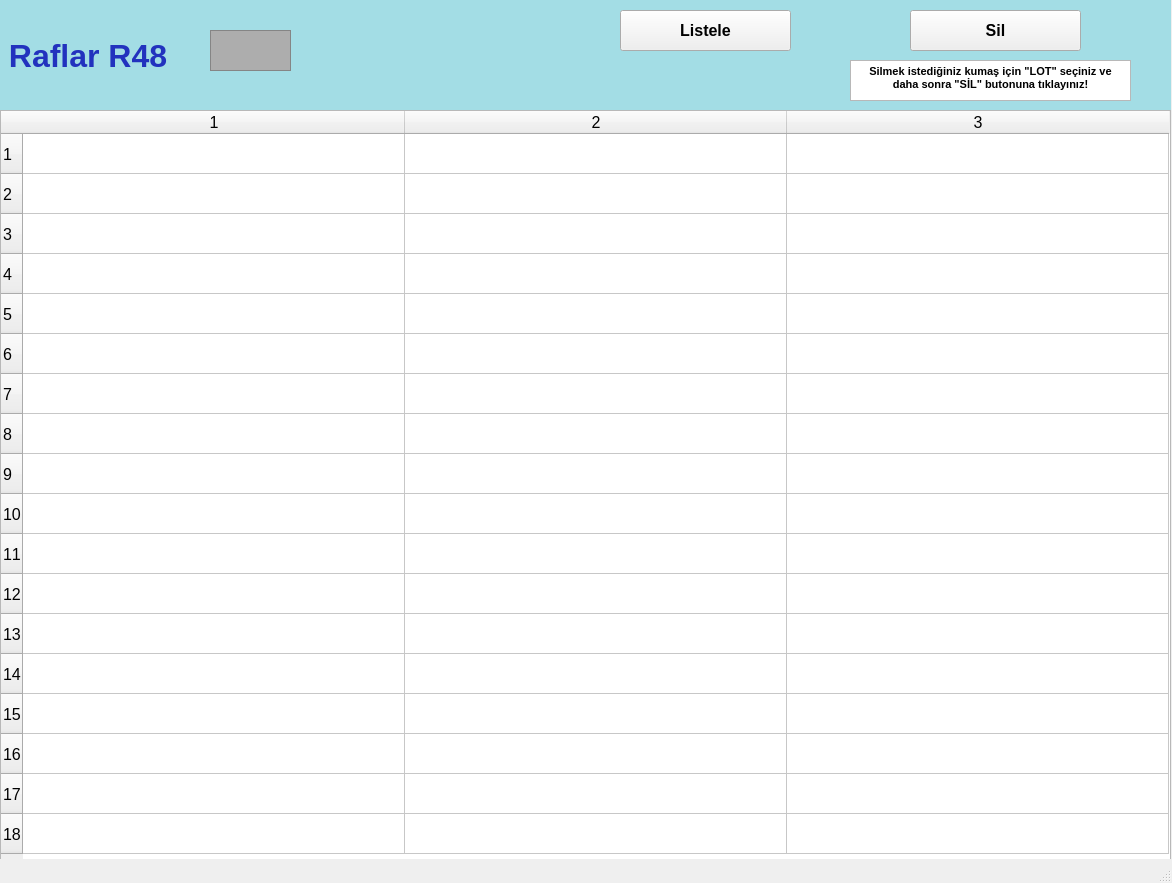
<?xml version="1.0" encoding="UTF-8"?>
<ui version="4.0">
 <class>raflarR48_ekran</class>
 <widget class="QMainWindow" name="raflarR48_ekran">
  <property name="geometry">
   <rect>
    <x>0</x>
    <y>0</y>
    <width>1172</width>
    <height>883</height>
   </rect>
  </property>
  <property name="font">
   <font>
    <pointsize>12</pointsize>
    <weight>50</weight>
    <bold>false</bold>
    <kerning>false</kerning>
   </font>
  </property>
  <property name="windowTitle">
   <string/>
  </property>
  <widget class="QWidget" name="centralwidget">
   <widget class="QLabel" name="raflarR1yazi_lbl">
    <property name="geometry">
     <rect>
      <x>0</x>
      <y>0</y>
      <width>1171</width>
      <height>111</height>
     </rect>
    </property>
    <property name="font">
     <font>
      <pointsize>24</pointsize>
      <weight>75</weight>
      <bold>true</bold>
     </font>
    </property>
    <property name="styleSheet">
     <string notr="true">background-color: rgb(163, 221, 229);
color: rgb(34, 50, 190);</string>
    </property>
    <property name="text">
     <string> Raflar R48</string>
    </property>
   </widget>
   <widget class="QFrame" name="raflarR1_img">
    <property name="geometry">
     <rect>
      <x>210</x>
      <y>30</y>
      <width>81</width>
      <height>41</height>
     </rect>
    </property>
    <property name="styleSheet">
     <string notr="true">background-color: rgb(173, 173, 173);</string>
    </property>
    <property name="frameShape">
     <enum>QFrame::StyledPanel</enum>
    </property>
    <property name="frameShadow">
     <enum>QFrame::Raised</enum>
    </property>
   </widget>
   <widget class="QTableWidget" name="R48_tw">
    <property name="geometry">
     <rect>
      <x>0</x>
      <y>110</y>
      <width>1171</width>
      <height>751</height>
     </rect>
    </property>
    <property name="baseSize">
     <size>
      <width>0</width>
      <height>0</height>
     </size>
    </property>
    <property name="rowCount">
     <number>18</number>
    </property>
    <property name="columnCount">
     <number>3</number>
    </property>
    <attribute name="horizontalHeaderVisible">
     <bool>true</bool>
    </attribute>
    <attribute name="horizontalHeaderCascadingSectionResizes">
     <bool>false</bool>
    </attribute>
    <attribute name="horizontalHeaderDefaultSectionSize">
     <number>382</number>
    </attribute>
    <attribute name="horizontalHeaderMinimumSectionSize">
     <number>38</number>
    </attribute>
    <attribute name="verticalHeaderDefaultSectionSize">
     <number>40</number>
    </attribute>
    <attribute name="verticalHeaderMinimumSectionSize">
     <number>23</number>
    </attribute>
    <row/>
    <row/>
    <row/>
    <row/>
    <row/>
    <row/>
    <row/>
    <row/>
    <row/>
    <row/>
    <row/>
    <row/>
    <row/>
    <row/>
    <row/>
    <row/>
    <row/>
    <row/>
    <column/>
    <column/>
    <column/>
   </widget>
   <widget class="QPushButton" name="listeleR48_btn">
    <property name="geometry">
     <rect>
      <x>620</x>
      <y>10</y>
      <width>171</width>
      <height>41</height>
     </rect>
    </property>
    <property name="font">
     <font>
      <pointsize>12</pointsize>
      <weight>75</weight>
      <bold>true</bold>
     </font>
    </property>
    <property name="text">
     <string>Listele</string>
    </property>
   </widget>
   <widget class="QPushButton" name="silR48_btn">
    <property name="geometry">
     <rect>
      <x>910</x>
      <y>10</y>
      <width>171</width>
      <height>41</height>
     </rect>
    </property>
    <property name="font">
     <font>
      <pointsize>12</pointsize>
      <weight>75</weight>
      <bold>true</bold>
     </font>
    </property>
    <property name="text">
     <string>Sil</string>
    </property>
   </widget>
   <widget class="QTextBrowser" name="textBrowser">
    <property name="geometry">
     <rect>
      <x>850</x>
      <y>60</y>
      <width>281</width>
      <height>41</height>
     </rect>
    </property>
    <property name="html">
     <string>&lt;!DOCTYPE HTML PUBLIC &quot;-//W3C//DTD HTML 4.0//EN&quot; &quot;http://www.w3.org/TR/REC-html40/strict.dtd&quot;&gt;
&lt;html&gt;&lt;head&gt;&lt;meta name=&quot;qrichtext&quot; content=&quot;1&quot; /&gt;&lt;style type=&quot;text/css&quot;&gt;
p, li { white-space: pre-wrap; }
&lt;/style&gt;&lt;/head&gt;&lt;body style=&quot; font-family:'MS Shell Dlg 2'; font-size:12pt; font-weight:400; font-style:normal;&quot;&gt;
&lt;p align=&quot;center&quot; style=&quot; margin-top:0px; margin-bottom:0px; margin-left:0px; margin-right:0px; -qt-block-indent:0; text-indent:0px;&quot;&gt;&lt;span style=&quot; font-size:8pt; font-weight:600;&quot;&gt;Silmek istediğiniz kumaş için &amp;quot;LOT&amp;quot; seçiniz ve daha sonra &amp;quot;SİL&amp;quot; butonuna tıklayınız!&lt;/span&gt;&lt;/p&gt;&lt;/body&gt;&lt;/html&gt;</string>
    </property>
   </widget>
  </widget>
  <widget class="QStatusBar" name="statusbar"/>
 </widget>
 <resources/>
 <connections/>
</ui>
